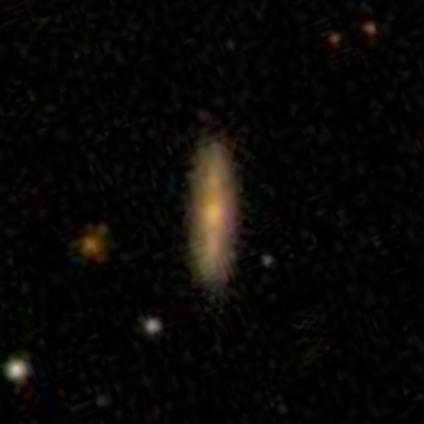
#> input picture tests/252342.jpg, 424 x 424 px
$ python change_colors.py
#> lines starting #> are read from the running program, lines starting #| are printed output that depends on the picture
from PIL import Image
import os
import random
import numpy as np

image_path = os.getcwd() + '/252342.jpg'
new_path = os.getcwd() + '/new_color.jpg'
pic = Image.open(image_path)
#> pic is the input picture: PIL image 424x424 RGB; mean R, G, B 8.9, 7.7, 5.2

# [11 lines of commented-out code are left out]

pic = pic.convert('RGBA')
#> pic: PIL image 424x424 RGBA
if pic.mode in ('RGBA', 'LA'):
    # background color default to black
    background = Image.new(pic.mode[:-1], pic.size)
#> background: PIL image 424x424 RGB; every value is 0
    background.paste(pic, pic.split()[-1])
    pic = background
data = np.array(pic)   # "data" is a height x width x 4 numpy array
red, green, blue = data.T # Temporarily unpack the bands for readability
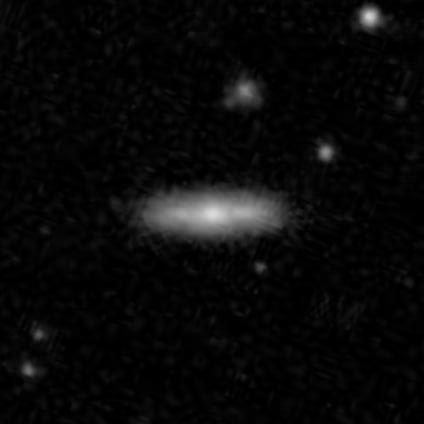
#> red: shape (424, 424); min 0, max 217, mean 8.9
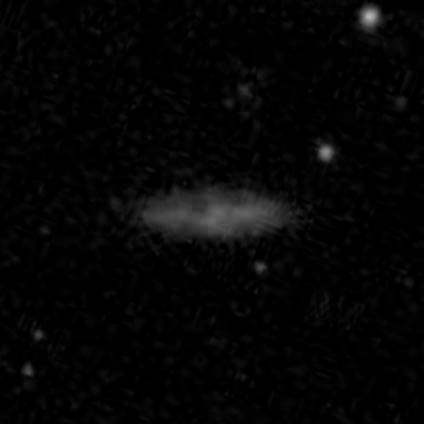
#> blue: shape (424, 424); min 0, max 180, mean 5.2

# Replace white with red...
white_areas = (red < 255) & (blue < 255) & (green < 255)
#> white_areas: shape (424, 424) bool; every value is 1
data[..., :][white_areas.T] = (255, 0, 0) # Transpose back needed
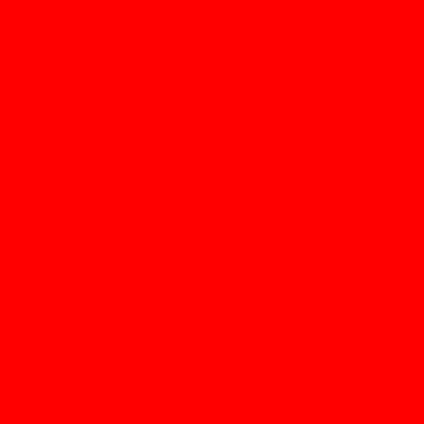
#> data: shape (424, 424, 3); mean R, G, B 255, 0, 0

im2 = Image.fromarray(data)
im2.save(new_path, quality=95)
